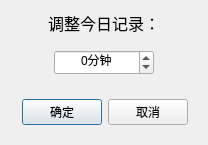
<?xml version="1.0" encoding="UTF-8"?>
<ui version="4.0">
 <class>TimeDialog</class>
 <widget class="QDialog" name="TimeDialog">
  <property name="geometry">
   <rect>
    <x>0</x>
    <y>0</y>
    <width>208</width>
    <height>135</height>
   </rect>
  </property>
  <property name="windowTitle">
   <string>Dialog</string>
  </property>
  <layout class="QVBoxLayout" name="verticalLayout">
   <item>
    <widget class="QLabel" name="label">
     <property name="text">
      <string>&lt;html&gt;&lt;head/&gt;&lt;body&gt;&lt;p align=&quot;center&quot;&gt;&lt;span style=&quot; font-size:12pt;&quot;&gt;调整今日记录：&lt;/span&gt;&lt;/p&gt;&lt;/body&gt;&lt;/html&gt;</string>
     </property>
     <property name="alignment">
      <set>Qt::AlignmentFlag::AlignCenter</set>
     </property>
    </widget>
   </item>
   <item>
    <widget class="QWidget" name="widget" native="true">
     <layout class="QHBoxLayout" name="horizontalLayout">
      <item>
       <spacer name="horizontalSpacer">
        <property name="orientation">
         <enum>Qt::Orientation::Horizontal</enum>
        </property>
        <property name="sizeHint" stdset="0">
         <size>
          <width>40</width>
          <height>20</height>
         </size>
        </property>
       </spacer>
      </item>
      <item>
       <widget class="QSpinBox" name="spinBox">
        <property name="minimumSize">
         <size>
          <width>100</width>
          <height>25</height>
         </size>
        </property>
        <property name="maximumSize">
         <size>
          <width>100</width>
          <height>16777215</height>
         </size>
        </property>
        <property name="alignment">
         <set>Qt::AlignmentFlag::AlignCenter</set>
        </property>
        <property name="suffix">
         <string>分钟</string>
        </property>
        <property name="minimum">
         <number>-60</number>
        </property>
        <property name="maximum">
         <number>60</number>
        </property>
       </widget>
      </item>
      <item>
       <spacer name="horizontalSpacer_2">
        <property name="orientation">
         <enum>Qt::Orientation::Horizontal</enum>
        </property>
        <property name="sizeHint" stdset="0">
         <size>
          <width>40</width>
          <height>20</height>
         </size>
        </property>
       </spacer>
      </item>
     </layout>
    </widget>
   </item>
   <item>
    <widget class="QWidget" name="widget_2" native="true">
     <layout class="QHBoxLayout" name="horizontalLayout_2">
      <item>
       <spacer name="horizontalSpacer_3">
        <property name="orientation">
         <enum>Qt::Orientation::Horizontal</enum>
        </property>
        <property name="sizeHint" stdset="0">
         <size>
          <width>40</width>
          <height>20</height>
         </size>
        </property>
       </spacer>
      </item>
      <item>
       <widget class="QPushButton" name="btn_OK">
        <property name="text">
         <string>确定</string>
        </property>
        <property name="default">
         <bool>true</bool>
        </property>
       </widget>
      </item>
      <item>
       <widget class="QPushButton" name="btn_cancel">
        <property name="text">
         <string>取消</string>
        </property>
       </widget>
      </item>
     </layout>
    </widget>
   </item>
  </layout>
 </widget>
 <resources/>
 <connections/>
</ui>
